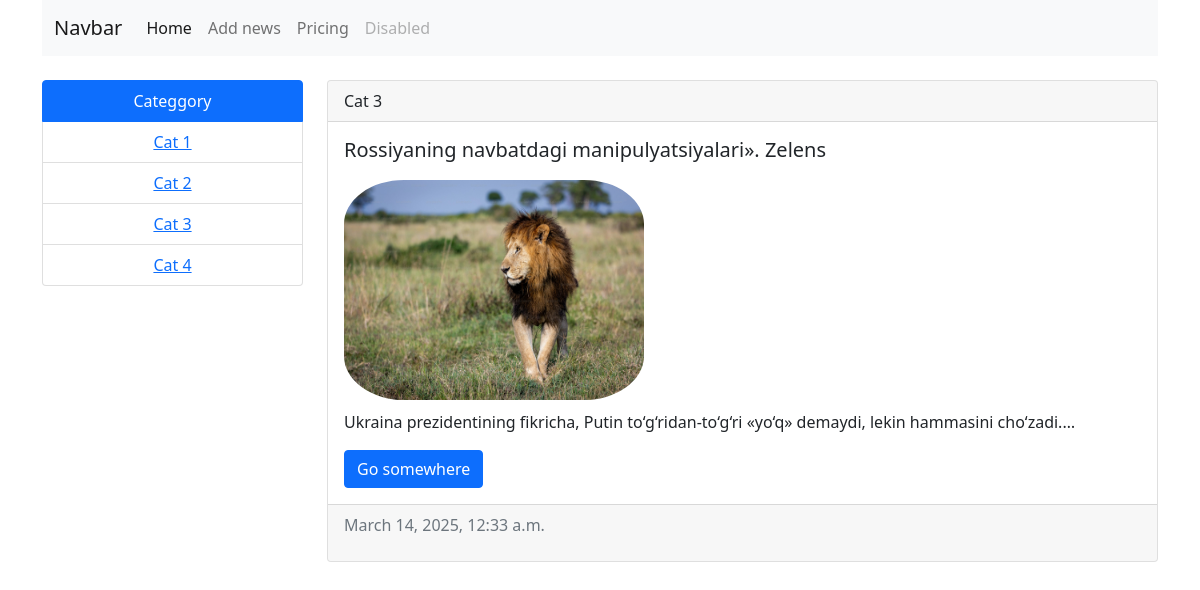
The page /categories/3/ on the database its author committed.
### common/models.py (models this page shows, shortened)
class Categories(models.Model):
    title = models.CharField(max_length=50)
    def __str__(self):
        return self.title
    class Meta:
        verbose_name = "CATEGORIES"
        verbose_name_plural = "CATEGORIESES"

class News(models.Model):
    title = models.CharField(max_length=50, verbose_name='news')
    context = models.TextField(blank=True)
    created_ed = models.DateTimeField(auto_now_add=True)
    updated_ed = models.DateTimeField(auto_now=True)
    category = models.ForeignKey(Categories, on_delete=models.CASCADE)
    photo = models.ImageField(upload_to='photos/%Y/%m/%d/',blank=True,null=True)
    is_bool = models.BooleanField(default=True)
    class Meta:
        verbose_name = "NEW"
        verbose_name_plural = "NEWS"
        ordering = ['-created_ed']

### common/views.py (the view)
# urls.py: path('categories/<int:category_id>/',categories,name='cat'),
def categories(request,category_id):
    news = News.objects.filter(category_id=category_id)
    categories = Categories.objects.all()
    context = {
        "news": news,
        "categories": categories
    }
    return render(request=request,template_name='categories.html',context=context)

### common/templates/categories.html (shortened to what this page needs)
<!DOCTYPE html>
<html lang="en">
<head>
    <link href="https://cdn.jsdelivr.net/npm/bootstrap@5.0.2/dist/css/bootstrap.min.css" rel="stylesheet">
</head>
<body>
    <div class="container">
        <nav class="navbar navbar-expand-lg navbar-light bg-light">
            <div class="container-fluid">
              <a class="navbar-brand" href="#">Navbar</a>
              <div class="collapse navbar-collapse" id="navbarNav">
                <ul class="navbar-nav">
                  <li class="nav-item">
                    <a class="nav-link active" aria-current="page" href="{% url 'home' %}">Home</a>
                  </li>
                  <li class="nav-item">
                    <a class="nav-link" href="{% url 'home' %}">Add news</a>
                  </li>
                  <li class="nav-item">
                    <a class="nav-link" href="#">Pricing</a>
                  </li>
                  <li class="nav-item">
                    <a class="nav-link disabled" href="#" tabindex="-1" aria-disabled="true">Disabled</a>
                  </li>
                </ul>
              </div>
            </div>
          </nav>
          <div class="row " >
            <div class="col-3 mt-4">
          <ul class="list-group text-center">
            <li class="list-group-item active" aria-current="true">Categgory</li>
            {% for i in categories%}
            <li class="list-group-item"><a href="{% url 'cat' i.pk %}">{{i.title}}</a></li>
            {% endfor %}
          </ul>
            </div>
            <div class="col-9 mt-4">
                {% for i in news %}
                <div class="card mb-3">
                    <div class="card-header">
                        {{ i.category }}
                    </div>
                    <div class="card-body">
                        <h5 class="card-title">{{ i.title }}</h5>
                        {% if i.photo %}
                        <img src="{{ i.photo.url }}" alt="" width="300px" style="margin-top: 10px; margin-bottom: 10px; border-radius: 20%; height: 220px">
                        {% else %}
                            <p>Rasm yoq</p>
                          {% endif %}
                        <p class="card-text">{{ i.context | truncatechars:100 }}</p>
                        <a href="{% url 'new_about' i.pk %}" class="btn btn-primary">Go somewhere</a>
                    </div>
                    <div class="card-footer text-muted">
                        <p>{{ i.created_ed }}</p>
                    </div>
                </div>
                {% endfor %}
            </div>
          </div>
    </div>
</body>
</html>

### rows shown on the page
Categories: title "Cat 1"
Categories: title "Cat 2"
Categories: title "Cat 3"
Categories: title "Cat 4"
News: category "Cat 3", title "Rossiyaning navbatdagi manipulyatsiyalari». Zelens", photo (picture), context "Ukraina prezidentining fikricha, Putin to‘g‘ridan-to‘g‘ri «yo‘q» demaydi, lekin hammasini cho‘zadi.…", created_ed "March 14, 2025, 12:33 a.m."
